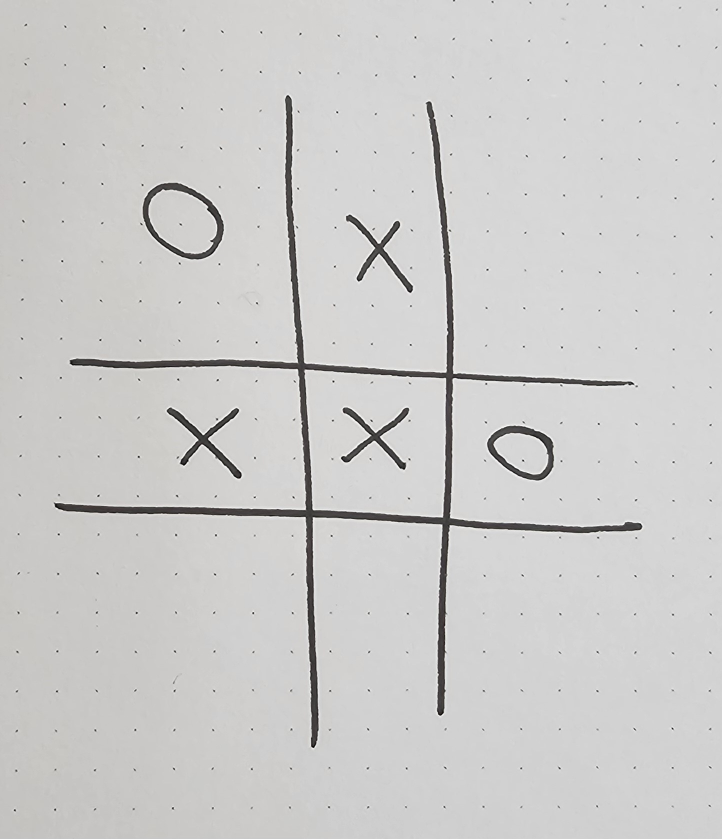
#> input picture Tests/Test0_1.jpg, 1444 x 1677 px (shown at 1/2 size)
$ python -i main.py   (imports and definitions only)
#> lines starting #> are read from the running program, lines starting #| are printed output that depends on the picture; after the words box and inside, x2 and y2 are one past the last pixel; in counts of white or black regions, pixels touching at a corner belong together
### algo.py
player, opponent = 'X', 'O'


def isMovesLeft(board):
    for i in range(3):
        for j in range(3):
            if board[i][j] == '-':
                return True
    return False


def evaluate(b):
    # Checking for Rows for X or O victory.
    for row in range(3):
        if b[row][0] == b[row][1] and b[row][1] == b[row][2]:
            if b[row][0] == player:
                return 10
            elif b[row][0] == opponent:
                return -10

    # Checking for Columns for X or O victory.
    for col in range(3):
        if b[0][col] == b[1][col] and b[1][col] == b[2][col]:
            if b[0][col] == player:
                return 10
            elif b[0][col] == opponent:
                return -10

    # Checking for Diagonals for X or O victory.
    if b[0][0] == b[1][1] and b[1][1] == b[2][2]:
        if b[0][0] == player:
            return 10
        elif b[0][0] == opponent:
            return -10

    if b[0][2] == b[1][1] and b[1][1] == b[2][0]:
        if b[0][2] == player:
            return 10
        elif b[0][2] == opponent:
            return -10

    return 0


def minimax(board, depth, isMax):
    score = evaluate(board)

    if score == 10:
        return score - depth

    if score == -10:
        return score + depth

    if not isMovesLeft(board):
        return 0

    if isMax:
        best = -1000
        for i in range(3):
            for j in range(3):
                if board[i][j] == '-':
                    board[i][j] = player
                    best = max(best, minimax(board, depth + 1, not isMax))
                    board[i][j] = '-'
        return best
    else:
        best = 1000
        for i in range(3):
            for j in range(3):
                if board[i][j] == '-':
                    board[i][j] = opponent
                    best = min(best, minimax(board, depth + 1, not isMax))
                    board[i][j] = '-'
        return best


def get_game_status(board):
    score = evaluate(board)
    if score == 10:
        return "Player X has won the game!"
    elif score == -10:
        return "Player O has won the game!"
    elif not isMovesLeft(board):
        return "The game is a tie!"
    else:
        return "The game is still ongoing."


def findBestMove(board):
    bestVal = -1000
    bestMove = (-1, -1)

    for i in range(3):
        for j in range(3):
            if board[i][j] == '-':
                board[i][j] = player
                moveVal = minimax(board, 0, False)
                board[i][j] = '-'
                if moveVal > bestVal:
                    bestMove = (i, j)
                    bestVal = moveVal

    print("The value of the best Move is :", bestVal)
    print()
    return bestMove

### main.py
import os
import math
import random
import cv2
import numpy as np
from algo import get_game_status, findBestMove

player, opponent = 'X', 'O'


def draw_board_on_image(image, board):
    img_height, img_width = image.shape[:2]
    cell_height, cell_width = img_height // 3, img_width // 3
    output_image = image.copy()
    for i in range(1, 3):
        cv2.line(output_image, (0, i * cell_height), (img_width, i * cell_height), (0, 255, 0), 2)
        cv2.line(output_image, (i * cell_width, 0), (i * cell_width, img_height), (0, 255, 0), 2)
    for row in range(3):
        for col in range(3):
            center_x = int((col + 0.5) * cell_width)
            center_y = int((row + 0.5) * cell_height)
            if board[row][col] == 'X':
                offset = int(min(cell_height, cell_width) * 0.2)
                cv2.line(output_image,
                         (center_x - offset, center_y - offset),
                         (center_x + offset, center_y + offset),
                         (255, 0, 0), 2)
                cv2.line(output_image,
                         (center_x + offset, center_y - offset),
                         (center_x - offset, center_y + offset),
                         (255, 0, 0), 2)
            elif board[row][col] == 'O':
                radius = int(min(cell_height, cell_width) * 0.2)
                cv2.circle(output_image, (center_x, center_y), radius, (0, 0, 255), 2)

    return output_image


def draw_move_on_image(image, best_move, cell_height, cell_width, symbol='X', color=(51, 0, 25)):
    row, col = best_move
    center_x = int((col + 0.5) * cell_width)
    center_y = int((row + 0.5) * cell_height)

    if symbol == 'X':
        offset = int(min(cell_height, cell_width) * 0.1)
        cv2.line(image,
                 (center_x - offset, center_y - offset),
                 (center_x + offset, center_y + offset),
                 color, 15)
        cv2.line(image,
                 (center_x + offset, center_y - offset),
                 (center_x - offset, center_y + offset),
                 color, 15)
    elif symbol == 'O':
        radius = int(min(cell_height, cell_width) * 0.2)
        cv2.circle(image, (center_x, center_y), radius, color, 8)
    return image


def average_angle(line):
    x1, y1, x2, y2 = line
    angle = math.degrees(math.atan2((y2 - y1), (x2 - x1)))
    return angle


def recognize_tic_tac_toe_board(image_path):
#> called with image_path = 'Tests/Test0_1.jpg'
    image = cv2.imread(image_path)
#> image is the input picture: shape (1677, 1444, 3); mean B, G, R 203, 204, 204.5
    original = image.copy()
    gray = cv2.cvtColor(image, cv2.COLOR_BGR2GRAY)

    edges = cv2.Canny(gray, 50, 150, apertureSize=3)
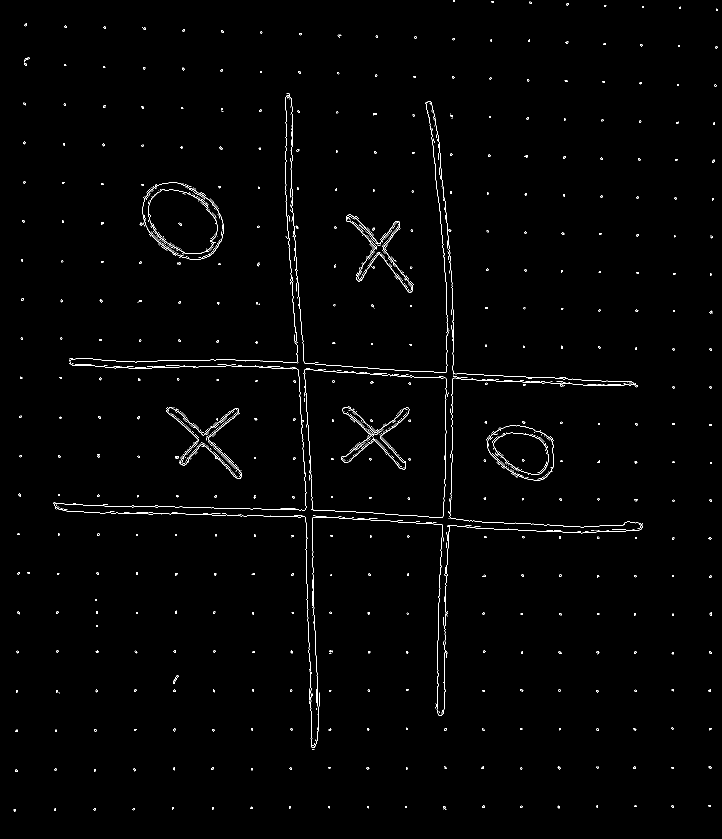
#> edges: shape (1677, 1444) (shown at 1/2 size); 0.99% white in thin lines or dots
    lines = cv2.HoughLinesP(edges, 1, np.pi / 180, threshold=80, minLineLength=100, maxLineGap=20)
#> lines = 49 rows, first 6: [608, 741, 623, 967], [752, 737, 1265, 764], [452, 731, 666, 742], [580, 520, 591, 683], [720, 747, 1088, 766], [179, 1025, 312, 1027]

    horizontal_lines = []
    for line in lines:
        x1, y1, x2, y2 = line[0]
        angle = math.degrees(math.atan2((y2 - y1), (x2 - x1)))
        if abs(angle) < 30:
            horizontal_lines.append(line[0])
#> this loop made 49 passes
#> (x1, y1, x2, y2, angle) on passes 1 to 8: (608, 741, 623, 967, 86.2), (752, 737, 1265, 764, 3.01), (452, 731, 666, 742, 2.94), (580, 520, 591, 683, 86.14), (720, 747, 1088, 766, 2.96), (179, 1025, 312, 1027, 0.862), (611, 1098, 622, 1402, 87.93), (689, 1022, 866, 1034, 3.88)
#> after the loop, horizontal_lines = 17 items, first 6: [752, 737, 1265, 764], [452, 731, 666, 742], [720, 747, 1088, 766], [179, 1025, 312, 1027], [689, 1022, 866, 1034], [588, 1031, 783, 1042]

    selected_horizontal = horizontal_lines[0].tolist()
#> selected_horizontal = [752, 737, 1265, 764]
    avg_horizontal_angle = average_angle(selected_horizontal)
#> in average_angle, `x1, y1, x2, y2 = line`: x1 = 752; y1 = 737; x2 = 1265; y2 = 764
#> in average_angle, `angle = math.degrees(math.atan2((y2 - y1), (x2 - x1)))`: angle = 3.01
#> avg_horizontal_angle = 3.01
    rotation_angle = avg_horizontal_angle
#> rotation_angle = 3.01
    print(f"Angle for rotation: {rotation_angle:.2f}°")
#| Angle for rotation: 3.01°

    # Image rotation
    (h, w) = image.shape[:2]
    center = (w // 2, h // 2)
    M = cv2.getRotationMatrix2D(center, rotation_angle, 1.0)
#> M = [[0.999, 0.0526, -43.05], [-0.0526, 0.999, 39.11]]
    rotated = cv2.warpAffine(original, M, (w, h), flags=cv2.INTER_LINEAR, borderMode=cv2.BORDER_CONSTANT,
                             borderValue=(255, 255, 255))

    gray_rotated = cv2.cvtColor(rotated, cv2.COLOR_BGR2GRAY)
    _, thresh_rotated = cv2.threshold(gray_rotated, 150, 255, cv2.THRESH_BINARY_INV)
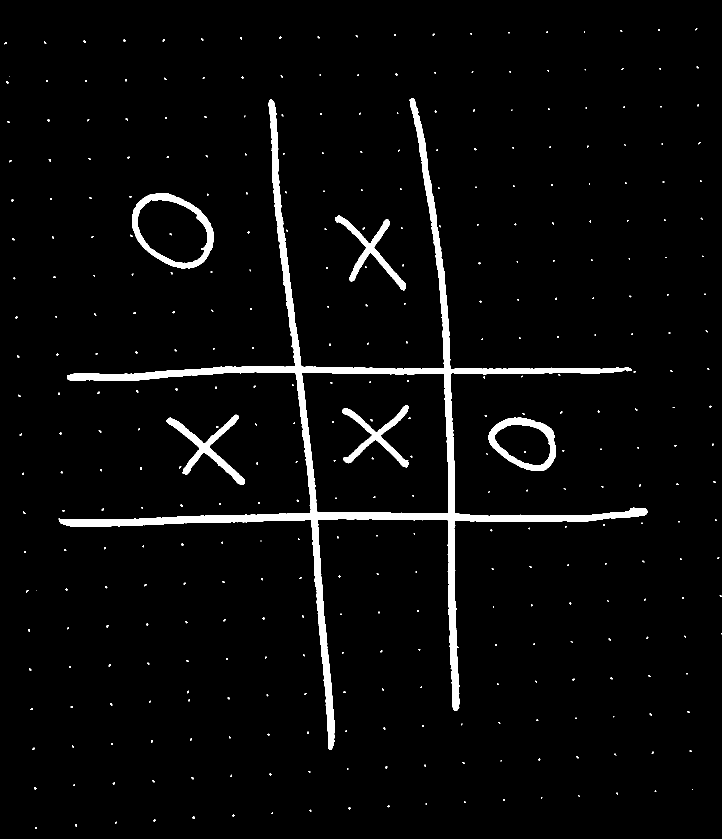
#> thresh_rotated: shape (1677, 1444) (shown at 1/2 size); 3.6% white; 384 white regions (378 under 20 px)
    contours_rotated, _ = cv2.findContours(thresh_rotated, cv2.RETR_TREE, cv2.CHAIN_APPROX_SIMPLE)
#> contours_rotated = 387 contours, 378 with area under 20; largest, box (x1, y1, x2, y2) and area: (117, 197, 1295, 1500) 132784, (603, 744, 898, 1028) 76442, (264, 386, 428, 537) 18084, (275, 399, 416, 527) 13108, (976, 835, 1112, 942) 10603

    contours_image = rotated.copy()
    for contour in contours_rotated:
        color = (random.randint(0, 255), random.randint(0, 255), random.randint(0, 255))
        cv2.drawContours(contours_image, [contour], -1, color, 3)
#> this loop made 387 passes
#> color on passes 1 to 3: (197, 215, 20), (132, 248, 207), (155, 244, 183)
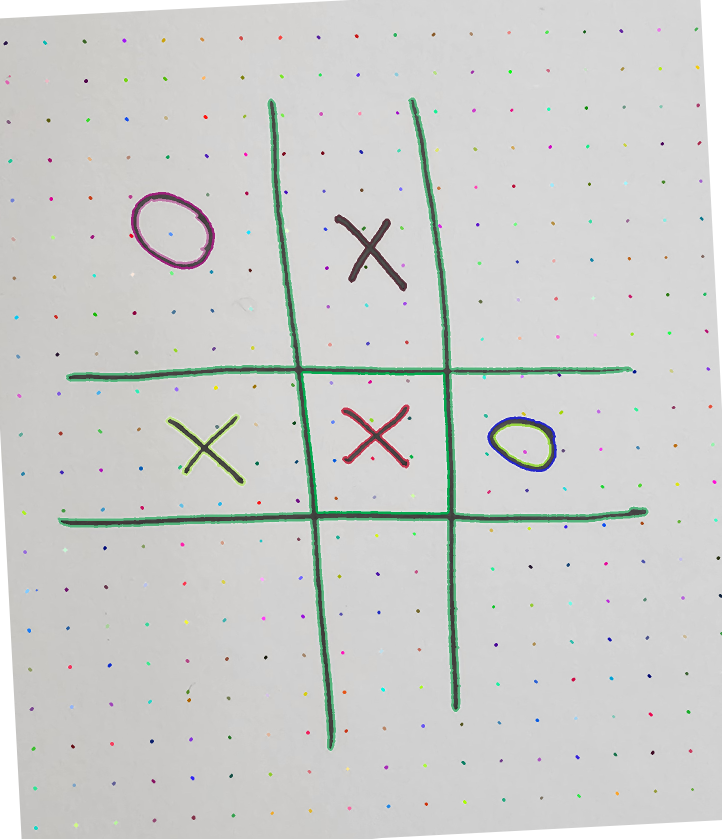
#> contours_image: shape (1677, 1444, 3) (shown at 1/2 size); mean B, G, R 203.8, 205.8, 204.5
    scale_percent = 30
    resized_width = int(contours_image.shape[1] * scale_percent / 100)
    resized_height = int(contours_image.shape[0] * scale_percent / 100)
    resized_image = cv2.resize(contours_image, (resized_width, resized_height), interpolation=cv2.INTER_AREA)
    cv2.imshow('Contours with Random Colors', resized_image)
    cv2.waitKey(0)
    cv2.destroyAllWindows()

    img_height, img_width = rotated.shape[:2]
    cell_height, cell_width = img_height // 3, img_width // 3
    game_state = [["-" for _ in range(3)] for _ in range(3)]
#> game_state = [['-', '-', '-'], ['-', '-', '-'], ['-', '-', '-']]
    central_cell = []

    for contour in contours_rotated:
        area = cv2.contourArea(contour)
        if area < 500:
            continue

        x, y, w_box, h_box = cv2.boundingRect(contour)
        cv2.rectangle(rotated, (x, y), (x + w_box, y + h_box), (255, 255, 0), 5)

        hull = cv2.convexHull(contour)
        hull_area = cv2.contourArea(hull)
        if hull_area == 0:
            continue
        solidity = float(area) / hull_area

        # x,y is the top left corner
        center_x, center_y = x + w_box // 2, y + h_box // 2
        row, col = center_y // cell_height, center_x // cell_width

        if row < 0 or row >= 3 or col < 0 or col >= 3:
            continue

        if row == 1 & col == 1:
            central_cell.append(solidity)
        else:
            if solidity > 0.7:
                game_state[row][col] = "O"
            else:
                game_state[row][col] = "X"
        cv2.putText(rotated, f"{solidity:.2f}", (x, y - 10), cv2.FONT_HERSHEY_SIMPLEX, 0.8, (255, 0, 0), 4)
        cv2.drawContours(rotated, [contour], -1, (0, 0, 255), 2)
#> this loop made 387 passes
#> (area, x, y, w_box, h_box, hull_area, solidity, center_x) on passes 181, 182, 185: (10603, 976, 835, 136, 107, 10776, 0.984, 1044), (6580.5, 988, 849, 113, 83, 6709, 0.981, 1044), (4069, 333, 829, 157, 141, 16936, 0.24, 411)
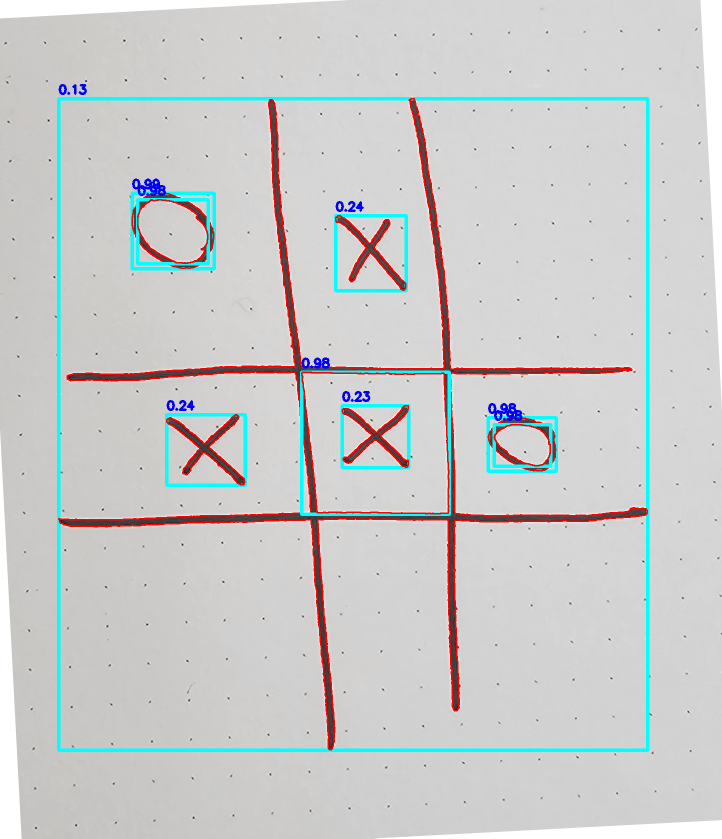
#> rotated: shape (1677, 1444, 3) (shown at 1/2 size); mean B, G, R 204.1, 204.3, 202.5
#> after the loop, central_cell = [0.129, 0.984, 0.23]; game_state = [['O', 'X', '-'], ['X', '-', 'O'], ['-', '-', '-']]

    if len(central_cell) > 2:
        sorted_solidity = sorted(central_cell)
#> sorted_solidity = [0.129, 0.23, 0.984]
        second_min_solidity = sorted_solidity[1]
#> second_min_solidity = 0.23
    elif len(central_cell) == 2:
        second_min_solidity = 0

    # central cell
    if second_min_solidity > 0.7:
        game_state[1][1] = "O"
    elif second_min_solidity == 0:
        game_state[1][1] = "-"
    else:
        game_state[1][1] = "X"

    print("State of the game:")
    for line in game_state:
        print("|".join(line))
#> this loop made 3 passes
#> (printed output is left out)
    print(game_state)
#| [['O', 'X', '-'], ['X', 'X', 'O'], ['-', '-', '-']]
    game_status = get_game_status(game_state)
#> in get_game_status, `score = evaluate(board)`: score = 0
#> game_status = 'The game is still ongoing.'
    print(game_status)
#| The game is still ongoing.

    if game_status == "The game is still ongoing.":
        bestMove = findBestMove(game_state)
#> the loop in findBestMove, `for i in range(3):` made 3 passes
#> after the loop in findBestMove, `for i in range(3):`: bestMove = (2, 1); bestVal = 10; board = [['O', 'X', '-'], ['X', 'X', 'O'], ['-', '-', '-']]
#| The value of the best Move is : 10
#> bestMove = (2, 1)
        print("The Optimal Move is :")
        print("ROW:", bestMove[0], " COL:", bestMove[1])
#| ROW: 2  COL: 1

        rotated = draw_move_on_image(rotated, bestMove, cell_height, cell_width, symbol=player)
#> in draw_move_on_image, `row, col = best_move`: row = 2; col = 1
#> in draw_move_on_image, `center_x = int((col + 0.5) * cell_width)`: center_x = 721
#> in draw_move_on_image, `center_y = int((row + 0.5) * cell_height)`: center_y = 1397

        image_1 = np.ones((300, 300, 3), dtype=np.uint8) * 255
        result_image = draw_board_on_image(image_1, game_state)
#> after the loop in draw_board_on_image, `for i in range(1, 3):`:
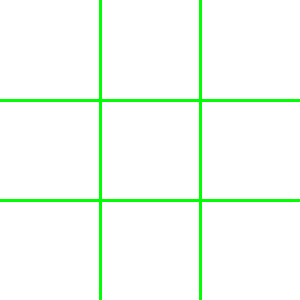
#> output_image: shape (300, 300, 3); mean of channels 0, 1, 2 244.9, 255, 244.9; drawn as B, G, R
#> after the loop in draw_board_on_image, `for row in range(3):`:
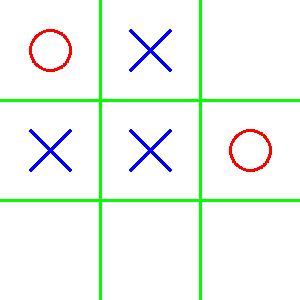
#> output_image: shape (300, 300, 3); 2.19% of pixels changed, all inside (x1, y1, x2, y2) = (29, 29, 272, 172); drawn as B, G, R
        best_move = (bestMove[0], bestMove[1])
#> best_move = (2, 1)
        result_image = draw_move_on_image(result_image, best_move, 100, 100, symbol=player)

        cv2.imshow("Tic-Tac-Toe Board with Optimal Move", result_image)

    else:
        print("No move is necessary.")
        result_image = rotated
        cv2.putText(result_image, game_status, (50, 50), cv2.FONT_HERSHEY_SIMPLEX, 1.5, (0, 0, 255), 3)

    scale_percent = 30
    resized_width = int(rotated.shape[1] * scale_percent / 100)
    resized_height = int(rotated.shape[0] * scale_percent / 100)
    resized_image = cv2.resize(rotated, (resized_width, resized_height), interpolation=cv2.INTER_AREA)
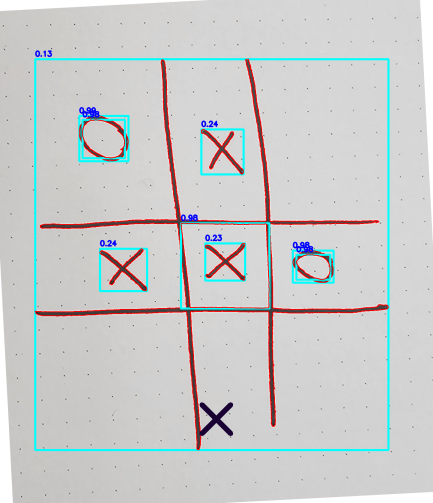
#> resized_image: shape (503, 433, 3); mean B, G, R 203.8, 203.9, 202.2

    cv2.imshow('Tic-Tac-Toe Board', resized_image)
    cv2.waitKey(0)
    cv2.destroyAllWindows()


# [27 lines left out: function process_images_in_folder, not called in this run]


folder_path = './Tests'
# [1 line not run here, left out]

>>> result = recognize_tic_tac_toe_board('Tests/Test0_1.jpg')
